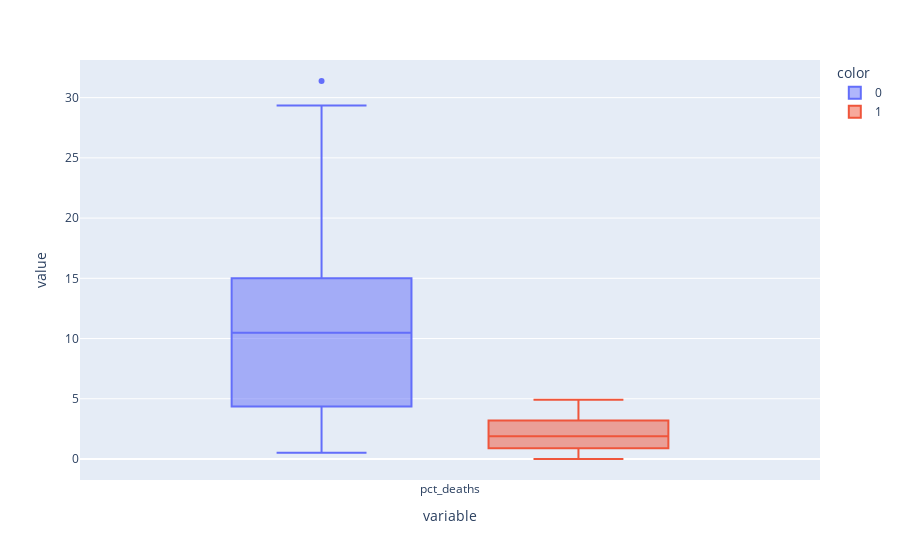

Source (notebook cell):
### Code cell
px.box(df_monthly.pct_deaths, color=df_monthly.after_handwashing)

### Figure 1 — Plotly figure (JSON) as saved in the notebook; plotly's stock layout.template omitted (floating-point values rounded to 4 significant figures)
{"data": [{"alignmentgroup": "True", "hovertemplate": "color=0<br>variable=%{x}<br>value=%{y}<extra></extra>", "legendgroup": "0", "marker": {"color": "#636efa"}, "name": "0", "notched": false, "offsetgroup": "0", "orientation": "v", "showlegend": true, "type": "box", "x": ["pct_deaths", "pct_deaths", "pct_deaths", "pct_deaths", "pct_deaths", "pct_deaths", "pct_deaths", "pct_deaths", "pct_deaths", "pct_deaths", "pct_deaths", "pct_deaths", "pct_deaths", "pct_deaths", "pct_deaths", "pct_deaths", "pct_deaths", "pct_deaths", "pct_deaths", "pct_deaths", "pct_deaths", "pct_deaths", "pct_deaths", "pct_deaths", "pct_deaths", "pct_deaths", "pct_deaths", "pct_deaths", "pct_deaths", "pct_deaths", "pct_deaths", "pct_deaths", "pct_deaths", "pct_deaths", "pct_deaths", "pct_deaths", "pct_deaths", "pct_deaths", "pct_deaths", "pct_deaths", "pct_deaths", "pct_deaths", "pct_deaths", "pct_deaths", "pct_deaths", "pct_deaths", "pct_deaths", "pct_deaths", "pct_deaths", "pct_deaths", "pct_deaths", "pct_deaths", "pct_deaths", "pct_deaths", "pct_deaths", "pct_deaths", "pct_deaths", "pct_deaths", "pct_deaths", "pct_deaths", "pct_deaths", "pct_deaths", "pct_deaths", "pct_deaths", "pct_deaths", "pct_deaths", "pct_deaths", "pct_deaths", "pct_deaths", "pct_deaths", "pct_deaths", "pct_deaths", "pct_deaths", "pct_deaths", "pct_deaths", "pct_deaths", "pct_deaths"], "x0": " ", "xaxis": "x", "y": [14.57, 7.531, 4.332, 1.569, 0.7843, 5, 8.421, 1.351, 1.878, 11.02, 22.55, 20.85, 12.22, 10.23, 10.74, 3.226, 6.593, 20.78, 25.46, 18.39, 29.34, 22.97, 31.38, 19.12, 15.97, 12.41, 11.93, 6.098, 4.082, 0.5236, 1.554, 2.262, 17.6, 7.143, 8.051, 15.16, 11.28, 17.03, 17.31, 5.833, 2.679, 4.369, 6.32, 1.224, 3.226, 11.02, 10.55, 7.591, 4.745, 4.452, 4.231, 4.392, 7.143, 6.122, 3.586, 10.55, 14.84, 10.94, 10.49, 13.39, 18.09, 15.43, 18.97, 13.44, 10.15, 13.1, 18.06, 14.39, 14.96, 10.77, 5.369, 3.215, 1.923, 3.607, 18.27, 12.24, 2.239], "y0": " ", "yaxis": "y"}, {"alignmentgroup": "True", "hovertemplate": "color=1<br>variable=%{x}<br>value=%{y}<extra></extra>", "legendgroup": "1", "marker": {"color": "#EF553B"}, "name": "1", "notched": false, "offsetgroup": "1", "orientation": "v", "showlegend": true, "type": "box", "x": ["pct_deaths", "pct_deaths", "pct_deaths", "pct_deaths", "pct_deaths", "pct_deaths", "pct_deaths", "pct_deaths", "pct_deaths", "pct_deaths", "pct_deaths", "pct_deaths", "pct_deaths", "pct_deaths", "pct_deaths", "pct_deaths", "pct_deaths", "pct_deaths", "pct_deaths", "pct_deaths", "pct_deaths"], "x0": " ", "xaxis": "x", "y": [1.2, 1.894, 4.58, 3.957, 4.472, 2.93, 3.534, 0.6873, 0, 0.6557, 0.9585, 1.136, 0.3717, 0, 0.9615, 2.341, 2.903, 1.34, 2.233, 3.085, 4.926], "y0": " ", "yaxis": "y"}], "layout": {"boxmode": "group", "legend": {"title": {"text": "color"}, "tracegroupgap": 0}, "margin": {"t": 60}, "xaxis": {"anchor": "y", "domain": [0, 1], "title": {"text": "variable"}}, "yaxis": {"anchor": "x", "domain": [0, 1], "title": {"text": "value"}}}}
